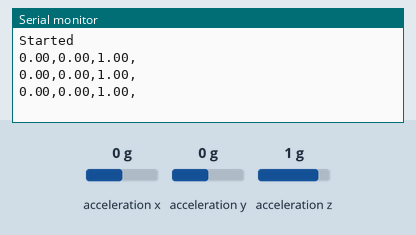
Recording of a sketch running on a simulated Arduino Nano 33 BLE. Parts: the last lines printed to the serial monitor. Inputs (shaded band) come from the test bench; at power-on: acceleration x 0 g, acceleration y 0 g, acceleration z 1 g.

Above: at 1.8 s.
1.9 s: acceleration x set to -1.4 g
At 2.4 s:
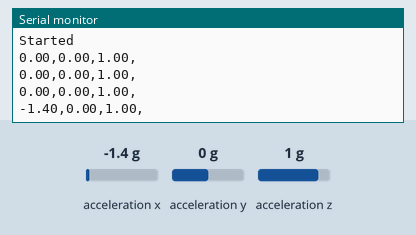
3.4 s: acceleration y set to -1.4 g
At 3.9 s:
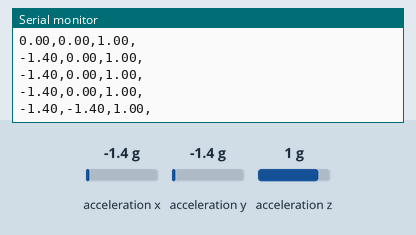
4.9 s: acceleration z set to -1.4 g
At 5.4 s:
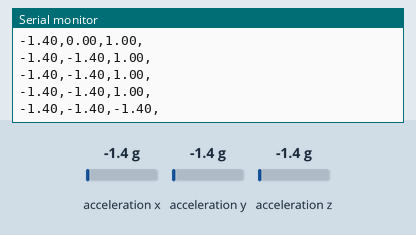

Measured:
- after the input at 1.9 s, the serial monitor: prints a new line after 0.11 s (image 1)
- after the input at 3.4 s, the serial monitor: prints a new line after 0.11 s (image 2)
- after the input at 4.9 s, the serial monitor: prints a new line after 0.11 s (image 3)

The sketch:

LSM9DS1_loT.ino.ino
```cpp
#include <Arduino_LSM9DS1.h>

void setup() {
  Serial.begin(9600);
  while (!Serial);  // 직렬통신 연결될 때 까지 대기
  Serial.println("Started");
  if (!IMU.begin()) { // IMU센서를 초기화합니다. 초기화중 문제가 발생하면 오류를 발생시킵니다.
    Serial.println("Failed to initialize IMU!");
    while (1);
  }
}
float ax, ay, az; // 가속도 센서의 XYZ값을 저장할 변수입니다.
float gx, gy, gz; // 자이로 센서의 XYZ값을 저장할 변수입니다.
float mx, my, mz; // 지자기 센서의 XYZ값을 저장할 변수입니다.

void loop() {
  delay(500);
  if (IMU.accelerationAvailable()) { // 가속도 센서의 값을 출력합니다.
    IMU.readAcceleration(ax, ay, az); // x, y, z에 각 축별 데이터를 넣습니다.
//    Serial.print("ACC 센서 - ");
    Serial.print(ax);
    Serial.print(',');
    Serial.print(ay);
    Serial.print(',');
    Serial.print(az);
 //   Serial.print(" G's");
    Serial.print(',');
  }

//  if (IMU.gyroscopeAvailable()) { // 자이로 센서의 값을 출력합니다.
//    IMU.readGyroscope(gx, gy, gz);
//    Serial.print("GYRO 센서 - ");
//    Serial.print(gx);
//    Serial.print(',');
//    Serial.print(gy);
//    Serial.print(',');
//    Serial.print(gz);
 //   Serial.print(" degrees/second");
//    Serial.print(',');
//  }

//  if (IMU.magneticFieldAvailable()) { // 지자기 센서의 값을 출력합니다.
//    IMU.readMagneticField(mx, my, mz);
 //   Serial.print("MAG 센서 - ");
//    Serial.print(mx);
//    Serial.print(',');
//    Serial.print(my);
//    Serial.print(',');
//    Serial.print(mz);
//    Serial.println(" uT");
//  }
   Serial.println();
}
```
